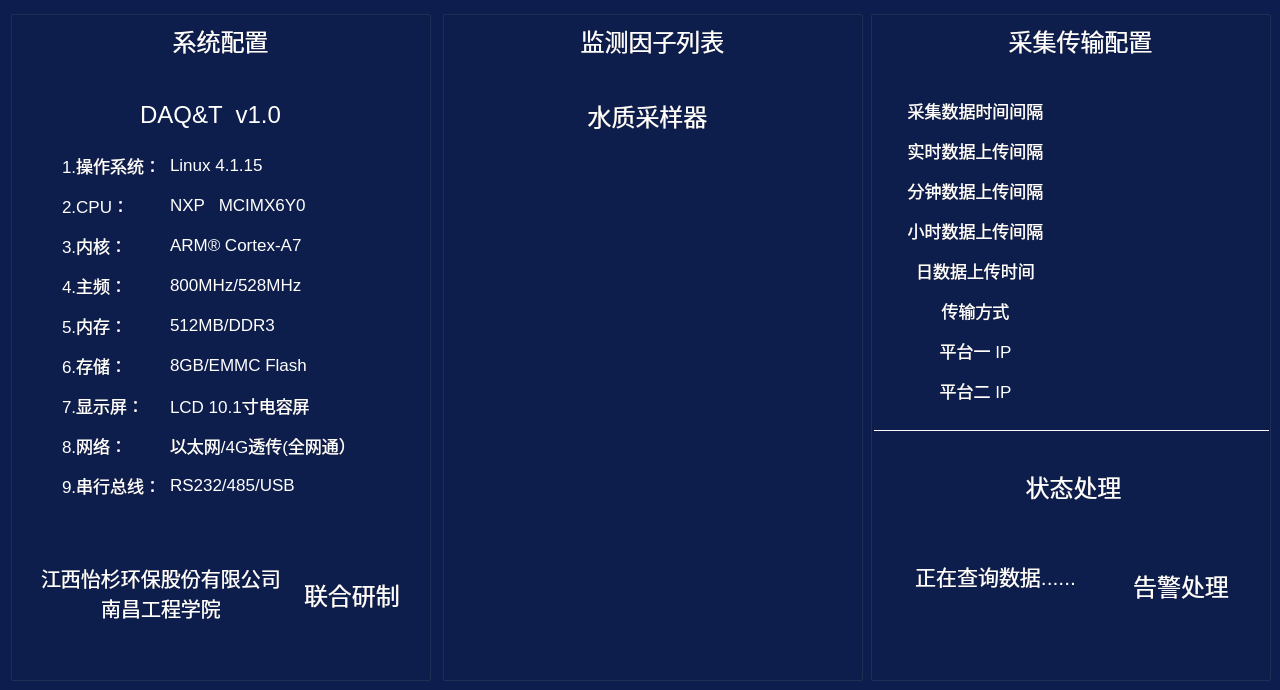
<?xml version="1.0" encoding="UTF-8"?>
<ui version="4.0">
 <class>FrameSysInfoData</class>
 <widget class="QFrame" name="FrameSysInfoData">
  <property name="geometry">
   <rect>
    <x>0</x>
    <y>0</y>
    <width>1280</width>
    <height>690</height>
   </rect>
  </property>
  <property name="windowTitle">
   <string>Frame</string>
  </property>
  <property name="styleSheet">
   <string notr="true">background: #0D1D4D;</string>
  </property>
  <widget class="QGroupBox" name="groupBox">
   <property name="geometry">
    <rect>
     <x>10</x>
     <y>10</y>
     <width>421</width>
     <height>671</height>
    </rect>
   </property>
   <property name="font">
    <font>
     <pointsize>18</pointsize>
     <weight>75</weight>
     <bold>true</bold>
    </font>
   </property>
   <property name="layoutDirection">
    <enum>Qt::LeftToRight</enum>
   </property>
   <property name="styleSheet">
    <string notr="true">background: radial-gradient(circle, #10215C 0%, #070F29 100%);
border-image: url(:/Images/BBigRec.png);
background-color: transparent;
color:white;


</string>
   </property>
   <property name="title">
    <string/>
   </property>
   <property name="alignment">
    <set>Qt::AlignCenter</set>
   </property>
   <widget class="QLabel" name="label">
    <property name="geometry">
     <rect>
      <x>52</x>
      <y>140</y>
      <width>121</width>
      <height>30</height>
     </rect>
    </property>
    <property name="font">
     <font>
      <pointsize>13</pointsize>
      <weight>50</weight>
      <bold>false</bold>
     </font>
    </property>
    <property name="styleSheet">
     <string notr="true">background: radial-gradient(circle, #10215C 0%, #070F29 100%);
background-color: transparent;
color:white;
border-image: url();</string>
    </property>
    <property name="text">
     <string>1.操作系统：</string>
    </property>
   </widget>
   <widget class="QLabel" name="label_2">
    <property name="geometry">
     <rect>
      <x>160</x>
      <y>140</y>
      <width>201</width>
      <height>30</height>
     </rect>
    </property>
    <property name="font">
     <font>
      <pointsize>13</pointsize>
      <weight>50</weight>
      <bold>false</bold>
     </font>
    </property>
    <property name="styleSheet">
     <string notr="true">background: radial-gradient(circle, #10215C 0%, #070F29 100%);
background-color: transparent;
color:white;
border-image: url();</string>
    </property>
    <property name="text">
     <string>Linux 4.1.15</string>
    </property>
   </widget>
   <widget class="QLabel" name="label_3">
    <property name="geometry">
     <rect>
      <x>52</x>
      <y>180</y>
      <width>91</width>
      <height>30</height>
     </rect>
    </property>
    <property name="font">
     <font>
      <pointsize>13</pointsize>
      <weight>50</weight>
      <bold>false</bold>
     </font>
    </property>
    <property name="styleSheet">
     <string notr="true">background: radial-gradient(circle, #10215C 0%, #070F29 100%);
background-color: transparent;
color:white;
border-image: url();</string>
    </property>
    <property name="text">
     <string>2.CPU：</string>
    </property>
   </widget>
   <widget class="QLabel" name="label_4">
    <property name="geometry">
     <rect>
      <x>160</x>
      <y>180</y>
      <width>271</width>
      <height>30</height>
     </rect>
    </property>
    <property name="font">
     <font>
      <pointsize>13</pointsize>
      <weight>50</weight>
      <bold>false</bold>
     </font>
    </property>
    <property name="styleSheet">
     <string notr="true">background: radial-gradient(circle, #10215C 0%, #070F29 100%);
background-color: transparent;
color:white;
border-image: url();</string>
    </property>
    <property name="text">
     <string>NXP   MCIMX6Y0</string>
    </property>
   </widget>
   <widget class="QLabel" name="label_5">
    <property name="geometry">
     <rect>
      <x>160</x>
      <y>220</y>
      <width>271</width>
      <height>30</height>
     </rect>
    </property>
    <property name="font">
     <font>
      <pointsize>13</pointsize>
      <weight>50</weight>
      <bold>false</bold>
     </font>
    </property>
    <property name="styleSheet">
     <string notr="true">background: radial-gradient(circle, #10215C 0%, #070F29 100%);
background-color: transparent;
color:white;
border-image: url();</string>
    </property>
    <property name="text">
     <string>ARM® Cortex-A7</string>
    </property>
   </widget>
   <widget class="QLabel" name="label_6">
    <property name="geometry">
     <rect>
      <x>52</x>
      <y>220</y>
      <width>101</width>
      <height>30</height>
     </rect>
    </property>
    <property name="font">
     <font>
      <pointsize>13</pointsize>
      <weight>50</weight>
      <bold>false</bold>
     </font>
    </property>
    <property name="styleSheet">
     <string notr="true">background: radial-gradient(circle, #10215C 0%, #070F29 100%);
background-color: transparent;
color:white;
border-image: url();</string>
    </property>
    <property name="text">
     <string>3.内核：</string>
    </property>
   </widget>
   <widget class="QLabel" name="label_7">
    <property name="geometry">
     <rect>
      <x>52</x>
      <y>260</y>
      <width>101</width>
      <height>30</height>
     </rect>
    </property>
    <property name="font">
     <font>
      <pointsize>13</pointsize>
      <weight>50</weight>
      <bold>false</bold>
     </font>
    </property>
    <property name="styleSheet">
     <string notr="true">background: radial-gradient(circle, #10215C 0%, #070F29 100%);
background-color: transparent;
color:white;
border-image: url();</string>
    </property>
    <property name="text">
     <string>4.主频：</string>
    </property>
   </widget>
   <widget class="QLabel" name="label_8">
    <property name="geometry">
     <rect>
      <x>160</x>
      <y>260</y>
      <width>271</width>
      <height>30</height>
     </rect>
    </property>
    <property name="font">
     <font>
      <pointsize>13</pointsize>
      <weight>50</weight>
      <bold>false</bold>
     </font>
    </property>
    <property name="styleSheet">
     <string notr="true">background: radial-gradient(circle, #10215C 0%, #070F29 100%);
background-color: transparent;
color:white;
border-image: url();</string>
    </property>
    <property name="text">
     <string>800MHz/528MHz</string>
    </property>
   </widget>
   <widget class="QLabel" name="label_9">
    <property name="geometry">
     <rect>
      <x>52</x>
      <y>300</y>
      <width>101</width>
      <height>30</height>
     </rect>
    </property>
    <property name="font">
     <font>
      <pointsize>13</pointsize>
      <weight>50</weight>
      <bold>false</bold>
     </font>
    </property>
    <property name="styleSheet">
     <string notr="true">background: radial-gradient(circle, #10215C 0%, #070F29 100%);
background-color: transparent;
color:white;
border-image: url();</string>
    </property>
    <property name="text">
     <string>5.内存：</string>
    </property>
   </widget>
   <widget class="QLabel" name="label_10">
    <property name="geometry">
     <rect>
      <x>160</x>
      <y>300</y>
      <width>271</width>
      <height>30</height>
     </rect>
    </property>
    <property name="font">
     <font>
      <pointsize>13</pointsize>
      <weight>50</weight>
      <bold>false</bold>
     </font>
    </property>
    <property name="styleSheet">
     <string notr="true">background: radial-gradient(circle, #10215C 0%, #070F29 100%);
background-color: transparent;
color:white;
border-image: url();</string>
    </property>
    <property name="text">
     <string>512MB/DDR3</string>
    </property>
   </widget>
   <widget class="QLabel" name="label_11">
    <property name="geometry">
     <rect>
      <x>52</x>
      <y>340</y>
      <width>101</width>
      <height>30</height>
     </rect>
    </property>
    <property name="font">
     <font>
      <pointsize>13</pointsize>
      <weight>50</weight>
      <bold>false</bold>
     </font>
    </property>
    <property name="styleSheet">
     <string notr="true">background: radial-gradient(circle, #10215C 0%, #070F29 100%);
background-color: transparent;
color:white;
border-image: url();</string>
    </property>
    <property name="text">
     <string>6.存储：</string>
    </property>
   </widget>
   <widget class="QLabel" name="label_12">
    <property name="geometry">
     <rect>
      <x>160</x>
      <y>340</y>
      <width>271</width>
      <height>30</height>
     </rect>
    </property>
    <property name="font">
     <font>
      <pointsize>13</pointsize>
      <weight>50</weight>
      <bold>false</bold>
     </font>
    </property>
    <property name="styleSheet">
     <string notr="true">background: radial-gradient(circle, #10215C 0%, #070F29 100%);
background-color: transparent;
color:white;
border-image: url();</string>
    </property>
    <property name="text">
     <string>8GB/EMMC Flash</string>
    </property>
   </widget>
   <widget class="QLabel" name="label_13">
    <property name="geometry">
     <rect>
      <x>52</x>
      <y>380</y>
      <width>101</width>
      <height>30</height>
     </rect>
    </property>
    <property name="font">
     <font>
      <pointsize>13</pointsize>
      <weight>50</weight>
      <bold>false</bold>
     </font>
    </property>
    <property name="styleSheet">
     <string notr="true">background: radial-gradient(circle, #10215C 0%, #070F29 100%);
background-color: transparent;
color:white;
border-image: url();</string>
    </property>
    <property name="text">
     <string>7.显示屏：</string>
    </property>
   </widget>
   <widget class="QLabel" name="label_14">
    <property name="geometry">
     <rect>
      <x>160</x>
      <y>380</y>
      <width>271</width>
      <height>30</height>
     </rect>
    </property>
    <property name="font">
     <font>
      <pointsize>13</pointsize>
      <weight>50</weight>
      <bold>false</bold>
     </font>
    </property>
    <property name="styleSheet">
     <string notr="true">background: radial-gradient(circle, #10215C 0%, #070F29 100%);
background-color: transparent;
color:white;
border-image: url();</string>
    </property>
    <property name="text">
     <string>LCD 10.1寸电容屏</string>
    </property>
   </widget>
   <widget class="QLabel" name="label_15">
    <property name="geometry">
     <rect>
      <x>52</x>
      <y>420</y>
      <width>101</width>
      <height>30</height>
     </rect>
    </property>
    <property name="font">
     <font>
      <pointsize>13</pointsize>
      <weight>50</weight>
      <bold>false</bold>
     </font>
    </property>
    <property name="styleSheet">
     <string notr="true">background: radial-gradient(circle, #10215C 0%, #070F29 100%);
background-color: transparent;
color:white;
border-image: url();</string>
    </property>
    <property name="text">
     <string>8.网络：</string>
    </property>
   </widget>
   <widget class="QLabel" name="label_16">
    <property name="geometry">
     <rect>
      <x>160</x>
      <y>420</y>
      <width>271</width>
      <height>30</height>
     </rect>
    </property>
    <property name="font">
     <font>
      <pointsize>13</pointsize>
      <weight>50</weight>
      <bold>false</bold>
     </font>
    </property>
    <property name="styleSheet">
     <string notr="true">background: radial-gradient(circle, #10215C 0%, #070F29 100%);
background-color: transparent;
color:white;
border-image: url();</string>
    </property>
    <property name="text">
     <string>以太网/4G透传(全网通）</string>
    </property>
   </widget>
   <widget class="QLabel" name="label_17">
    <property name="geometry">
     <rect>
      <x>52</x>
      <y>460</y>
      <width>101</width>
      <height>30</height>
     </rect>
    </property>
    <property name="font">
     <font>
      <pointsize>13</pointsize>
      <weight>50</weight>
      <bold>false</bold>
     </font>
    </property>
    <property name="styleSheet">
     <string notr="true">background: radial-gradient(circle, #10215C 0%, #070F29 100%);
background-color: transparent;
color:white;
border-image: url();</string>
    </property>
    <property name="text">
     <string>9.串行总线：</string>
    </property>
   </widget>
   <widget class="QLabel" name="label_18">
    <property name="geometry">
     <rect>
      <x>160</x>
      <y>460</y>
      <width>271</width>
      <height>30</height>
     </rect>
    </property>
    <property name="font">
     <font>
      <pointsize>13</pointsize>
      <weight>50</weight>
      <bold>false</bold>
     </font>
    </property>
    <property name="styleSheet">
     <string notr="true">background: radial-gradient(circle, #10215C 0%, #070F29 100%);
background-color: transparent;
color:white;
border-image: url();</string>
    </property>
    <property name="text">
     <string>RS232/485/USB</string>
    </property>
   </widget>
   <widget class="QLabel" name="label_19">
    <property name="geometry">
     <rect>
      <x>31</x>
      <y>553</y>
      <width>361</width>
      <height>30</height>
     </rect>
    </property>
    <property name="font">
     <font>
      <pointsize>15</pointsize>
      <weight>50</weight>
      <bold>false</bold>
     </font>
    </property>
    <property name="styleSheet">
     <string notr="true">background: radial-gradient(circle, #10215C 0%, #070F29 100%);
background-color: transparent;
color:white;
border-image: url();</string>
    </property>
    <property name="text">
     <string>江西怡杉环保股份有限公司</string>
    </property>
   </widget>
   <widget class="QLabel" name="label_20">
    <property name="geometry">
     <rect>
      <x>31</x>
      <y>583</y>
      <width>240</width>
      <height>30</height>
     </rect>
    </property>
    <property name="font">
     <font>
      <pointsize>15</pointsize>
      <weight>50</weight>
      <bold>false</bold>
     </font>
    </property>
    <property name="styleSheet">
     <string notr="true">background: radial-gradient(circle, #10215C 0%, #070F29 100%);
background-color: transparent;
color:white;
border-image: url();</string>
    </property>
    <property name="text">
     <string>南昌工程学院</string>
    </property>
    <property name="alignment">
     <set>Qt::AlignCenter</set>
    </property>
   </widget>
   <widget class="QLabel" name="label_21">
    <property name="geometry">
     <rect>
      <x>110</x>
      <y>80</y>
      <width>181</width>
      <height>50</height>
     </rect>
    </property>
    <property name="font">
     <font>
      <pointsize>18</pointsize>
      <weight>50</weight>
      <bold>false</bold>
     </font>
    </property>
    <property name="styleSheet">
     <string notr="true">background: radial-gradient(circle, #10215C 0%, #070F29 100%);
background-color: transparent;
color:white;
alternate-background-color: rgb(252, 233, 79);
border-image: url();</string>
    </property>
    <property name="text">
     <string>DAQ&amp;T  v1.0</string>
    </property>
    <property name="alignment">
     <set>Qt::AlignCenter</set>
    </property>
   </widget>
   <widget class="QLabel" name="label_24">
    <property name="geometry">
     <rect>
      <x>40</x>
      <y>10</y>
      <width>341</width>
      <height>41</height>
     </rect>
    </property>
    <property name="font">
     <font>
      <pointsize>18</pointsize>
     </font>
    </property>
    <property name="styleSheet">
     <string notr="true">border-image: url();</string>
    </property>
    <property name="text">
     <string>系统配置</string>
    </property>
    <property name="alignment">
     <set>Qt::AlignCenter</set>
    </property>
   </widget>
   <widget class="QLabel" name="label_28">
    <property name="geometry">
     <rect>
      <x>294</x>
      <y>569</y>
      <width>101</width>
      <height>30</height>
     </rect>
    </property>
    <property name="font">
     <font>
      <pointsize>18</pointsize>
      <weight>50</weight>
      <bold>false</bold>
     </font>
    </property>
    <property name="styleSheet">
     <string notr="true">background: radial-gradient(circle, #10215C 0%, #070F29 100%);
background-color: transparent;
color:white;
border-image: url();</string>
    </property>
    <property name="text">
     <string>联合研制</string>
    </property>
    <property name="alignment">
     <set>Qt::AlignLeading|Qt::AlignLeft|Qt::AlignVCenter</set>
    </property>
   </widget>
  </widget>
  <widget class="QGroupBox" name="groupBox_2">
   <property name="geometry">
    <rect>
     <x>442</x>
     <y>10</y>
     <width>421</width>
     <height>671</height>
    </rect>
   </property>
   <property name="font">
    <font>
     <pointsize>18</pointsize>
     <weight>75</weight>
     <bold>true</bold>
    </font>
   </property>
   <property name="styleSheet">
    <string notr="true">background: radial-gradient(circle, #10215C 0%, #070F29 100%);
border-image: url(:/Images/BBigRec.png);

background-color: transparent;
color:white;</string>
   </property>
   <property name="title">
    <string/>
   </property>
   <property name="alignment">
    <set>Qt::AlignCenter</set>
   </property>
   <widget class="QLabel" name="label_22">
    <property name="geometry">
     <rect>
      <x>70</x>
      <y>80</y>
      <width>271</width>
      <height>50</height>
     </rect>
    </property>
    <property name="font">
     <font>
      <pointsize>18</pointsize>
      <weight>50</weight>
      <bold>false</bold>
     </font>
    </property>
    <property name="styleSheet">
     <string notr="true">background: radial-gradient(circle, #10215C 0%, #070F29 100%);
background-color: transparent;
color:white;
border-image: url();</string>
    </property>
    <property name="text">
     <string>水质采样器</string>
    </property>
    <property name="alignment">
     <set>Qt::AlignCenter</set>
    </property>
   </widget>
   <widget class="QLabel" name="label_25">
    <property name="geometry">
     <rect>
      <x>40</x>
      <y>10</y>
      <width>341</width>
      <height>41</height>
     </rect>
    </property>
    <property name="font">
     <font>
      <pointsize>18</pointsize>
     </font>
    </property>
    <property name="styleSheet">
     <string notr="true">border-image: url();</string>
    </property>
    <property name="text">
     <string>监测因子列表</string>
    </property>
    <property name="alignment">
     <set>Qt::AlignCenter</set>
    </property>
   </widget>
   <widget class="QTableWidget" name="tableFactors">
    <property name="geometry">
     <rect>
      <x>20</x>
      <y>150</y>
      <width>381</width>
      <height>501</height>
     </rect>
    </property>
    <property name="font">
     <font>
      <pointsize>16</pointsize>
      <weight>50</weight>
      <italic>false</italic>
      <bold>false</bold>
     </font>
    </property>
    <property name="focusPolicy">
     <enum>Qt::NoFocus</enum>
    </property>
    <property name="styleSheet">
     <string notr="true">border-image: url();
color:white;
</string>
    </property>
    <property name="frameShape">
     <enum>QFrame::Panel</enum>
    </property>
    <property name="verticalScrollBarPolicy">
     <enum>Qt::ScrollBarAlwaysOff</enum>
    </property>
    <property name="horizontalScrollBarPolicy">
     <enum>Qt::ScrollBarAlwaysOff</enum>
    </property>
    <property name="sizeAdjustPolicy">
     <enum>QAbstractScrollArea::AdjustIgnored</enum>
    </property>
    <property name="autoScroll">
     <bool>false</bool>
    </property>
    <property name="editTriggers">
     <set>QAbstractItemView::NoEditTriggers</set>
    </property>
    <property name="tabKeyNavigation">
     <bool>false</bool>
    </property>
    <property name="showDropIndicator" stdset="0">
     <bool>false</bool>
    </property>
    <property name="dragDropOverwriteMode">
     <bool>false</bool>
    </property>
    <property name="selectionMode">
     <enum>QAbstractItemView::NoSelection</enum>
    </property>
    <property name="selectionBehavior">
     <enum>QAbstractItemView::SelectItems</enum>
    </property>
    <property name="gridStyle">
     <enum>Qt::NoPen</enum>
    </property>
    <property name="sortingEnabled">
     <bool>false</bool>
    </property>
    <property name="wordWrap">
     <bool>true</bool>
    </property>
    <property name="rowCount">
     <number>8</number>
    </property>
    <attribute name="horizontalHeaderVisible">
     <bool>false</bool>
    </attribute>
    <attribute name="horizontalHeaderMinimumSectionSize">
     <number>190</number>
    </attribute>
    <attribute name="horizontalHeaderDefaultSectionSize">
     <number>190</number>
    </attribute>
    <attribute name="horizontalHeaderHighlightSections">
     <bool>false</bool>
    </attribute>
    <attribute name="horizontalHeaderShowSortIndicator" stdset="0">
     <bool>false</bool>
    </attribute>
    <attribute name="verticalHeaderVisible">
     <bool>false</bool>
    </attribute>
    <attribute name="verticalHeaderCascadingSectionResizes">
     <bool>false</bool>
    </attribute>
    <attribute name="verticalHeaderMinimumSectionSize">
     <number>30</number>
    </attribute>
    <attribute name="verticalHeaderDefaultSectionSize">
     <number>58</number>
    </attribute>
    <attribute name="verticalHeaderHighlightSections">
     <bool>false</bool>
    </attribute>
    <attribute name="verticalHeaderStretchLastSection">
     <bool>false</bool>
    </attribute>
    <row/>
    <row/>
    <row/>
    <row/>
    <row/>
    <row/>
    <row/>
    <row/>
    <column>
     <property name="text">
      <string>监测项目</string>
     </property>
     <property name="font">
      <font>
       <pointsize>16</pointsize>
      </font>
     </property>
    </column>
    <column>
     <property name="text">
      <string>状态/值</string>
     </property>
     <property name="font">
      <font>
       <pointsize>16</pointsize>
      </font>
     </property>
    </column>
    <item row="0" column="0">
     <property name="text">
      <string/>
     </property>
     <property name="textAlignment">
      <set>AlignCenter</set>
     </property>
    </item>
    <item row="0" column="1">
     <property name="text">
      <string/>
     </property>
     <property name="textAlignment">
      <set>AlignCenter</set>
     </property>
    </item>
    <item row="1" column="0">
     <property name="text">
      <string/>
     </property>
     <property name="textAlignment">
      <set>AlignCenter</set>
     </property>
    </item>
    <item row="1" column="1">
     <property name="text">
      <string/>
     </property>
     <property name="textAlignment">
      <set>AlignCenter</set>
     </property>
    </item>
    <item row="2" column="0">
     <property name="text">
      <string/>
     </property>
     <property name="textAlignment">
      <set>AlignCenter</set>
     </property>
    </item>
    <item row="2" column="1">
     <property name="text">
      <string/>
     </property>
     <property name="textAlignment">
      <set>AlignCenter</set>
     </property>
    </item>
    <item row="3" column="0">
     <property name="text">
      <string/>
     </property>
     <property name="textAlignment">
      <set>AlignCenter</set>
     </property>
    </item>
    <item row="3" column="1">
     <property name="text">
      <string/>
     </property>
     <property name="textAlignment">
      <set>AlignCenter</set>
     </property>
    </item>
    <item row="4" column="0">
     <property name="text">
      <string/>
     </property>
     <property name="textAlignment">
      <set>AlignCenter</set>
     </property>
    </item>
    <item row="4" column="1">
     <property name="text">
      <string/>
     </property>
     <property name="textAlignment">
      <set>AlignCenter</set>
     </property>
    </item>
    <item row="5" column="0">
     <property name="text">
      <string/>
     </property>
     <property name="textAlignment">
      <set>AlignCenter</set>
     </property>
    </item>
    <item row="5" column="1">
     <property name="text">
      <string/>
     </property>
     <property name="textAlignment">
      <set>AlignCenter</set>
     </property>
    </item>
    <item row="6" column="0">
     <property name="text">
      <string/>
     </property>
     <property name="textAlignment">
      <set>AlignCenter</set>
     </property>
    </item>
    <item row="6" column="1">
     <property name="text">
      <string/>
     </property>
     <property name="textAlignment">
      <set>AlignCenter</set>
     </property>
    </item>
    <item row="7" column="0">
     <property name="text">
      <string/>
     </property>
     <property name="textAlignment">
      <set>AlignCenter</set>
     </property>
    </item>
    <item row="7" column="1">
     <property name="text">
      <string/>
     </property>
     <property name="textAlignment">
      <set>AlignCenter</set>
     </property>
    </item>
   </widget>
  </widget>
  <widget class="QGroupBox" name="groupBox_3">
   <property name="geometry">
    <rect>
     <x>870</x>
     <y>10</y>
     <width>401</width>
     <height>671</height>
    </rect>
   </property>
   <property name="font">
    <font>
     <pointsize>18</pointsize>
     <weight>75</weight>
     <bold>true</bold>
    </font>
   </property>
   <property name="styleSheet">
    <string notr="true">background: radial-gradient(circle, #10215C 0%, #070F29 100%);
border-image: url(:/Images/BBigRec.png);
background-color: transparent;
color:white;</string>
   </property>
   <property name="title">
    <string/>
   </property>
   <property name="alignment">
    <set>Qt::AlignCenter</set>
   </property>
   <widget class="QLabel" name="label_26">
    <property name="geometry">
     <rect>
      <x>40</x>
      <y>10</y>
      <width>341</width>
      <height>41</height>
     </rect>
    </property>
    <property name="font">
     <font>
      <pointsize>18</pointsize>
     </font>
    </property>
    <property name="styleSheet">
     <string notr="true">border-image: url();</string>
    </property>
    <property name="text">
     <string>采集传输配置</string>
    </property>
    <property name="alignment">
     <set>Qt::AlignCenter</set>
    </property>
   </widget>
   <widget class="QToolButton" name="btnWP">
    <property name="geometry">
     <rect>
      <x>247</x>
      <y>524</y>
      <width>128</width>
      <height>103</height>
     </rect>
    </property>
    <property name="minimumSize">
     <size>
      <width>128</width>
      <height>90</height>
     </size>
    </property>
    <property name="font">
     <font>
      <pointsize>18</pointsize>
     </font>
    </property>
    <property name="styleSheet">
     <string notr="true">background: radial-gradient(circle, #10215C 0%, #070F29 100%);
background-color: transparent;
color:white;
border-image: url();</string>
    </property>
    <property name="text">
     <string>告警处理</string>
    </property>
    <property name="icon">
     <iconset resource="Images.qrc">
      <normaloff>:/Images/alarmHand.png</normaloff>:/Images/alarmHand.png</iconset>
    </property>
    <property name="iconSize">
     <size>
      <width>64</width>
      <height>64</height>
     </size>
    </property>
    <property name="toolButtonStyle">
     <enum>Qt::ToolButtonTextUnderIcon</enum>
    </property>
    <property name="autoRaise">
     <bool>true</bool>
    </property>
   </widget>
   <widget class="QLabel" name="label_23">
    <property name="geometry">
     <rect>
      <x>68</x>
      <y>441</y>
      <width>271</width>
      <height>71</height>
     </rect>
    </property>
    <property name="font">
     <font>
      <pointsize>18</pointsize>
      <weight>50</weight>
      <bold>false</bold>
     </font>
    </property>
    <property name="styleSheet">
     <string notr="true">background: radial-gradient(circle, #10215C 0%, #070F29 100%);
background-color: transparent;
color:white;
border-image: url();</string>
    </property>
    <property name="text">
     <string>状态处理</string>
    </property>
    <property name="alignment">
     <set>Qt::AlignCenter</set>
    </property>
   </widget>
   <widget class="QLabel" name="labelLine">
    <property name="geometry">
     <rect>
      <x>4</x>
      <y>420</y>
      <width>395</width>
      <height>1</height>
     </rect>
    </property>
    <property name="styleSheet">
     <string notr="true">border-image: url();
border-color: rgb(29, 5, 156);
</string>
    </property>
    <property name="frameShape">
     <enum>QFrame::Box</enum>
    </property>
    <property name="text">
     <string/>
    </property>
   </widget>
   <widget class="QTableWidget" name="tableConfig">
    <property name="geometry">
     <rect>
      <x>10</x>
      <y>80</y>
      <width>381</width>
      <height>321</height>
     </rect>
    </property>
    <property name="font">
     <font>
      <pointsize>13</pointsize>
      <weight>50</weight>
      <italic>false</italic>
      <bold>false</bold>
     </font>
    </property>
    <property name="focusPolicy">
     <enum>Qt::NoFocus</enum>
    </property>
    <property name="styleSheet">
     <string notr="true">border-image: url();
color:white;
</string>
    </property>
    <property name="frameShape">
     <enum>QFrame::Panel</enum>
    </property>
    <property name="verticalScrollBarPolicy">
     <enum>Qt::ScrollBarAlwaysOff</enum>
    </property>
    <property name="horizontalScrollBarPolicy">
     <enum>Qt::ScrollBarAlwaysOff</enum>
    </property>
    <property name="sizeAdjustPolicy">
     <enum>QAbstractScrollArea::AdjustIgnored</enum>
    </property>
    <property name="autoScroll">
     <bool>false</bool>
    </property>
    <property name="editTriggers">
     <set>QAbstractItemView::NoEditTriggers</set>
    </property>
    <property name="tabKeyNavigation">
     <bool>false</bool>
    </property>
    <property name="showDropIndicator" stdset="0">
     <bool>false</bool>
    </property>
    <property name="dragDropOverwriteMode">
     <bool>false</bool>
    </property>
    <property name="selectionMode">
     <enum>QAbstractItemView::NoSelection</enum>
    </property>
    <property name="selectionBehavior">
     <enum>QAbstractItemView::SelectItems</enum>
    </property>
    <property name="gridStyle">
     <enum>Qt::NoPen</enum>
    </property>
    <property name="sortingEnabled">
     <bool>false</bool>
    </property>
    <property name="wordWrap">
     <bool>true</bool>
    </property>
    <property name="rowCount">
     <number>9</number>
    </property>
    <attribute name="horizontalHeaderVisible">
     <bool>false</bool>
    </attribute>
    <attribute name="horizontalHeaderMinimumSectionSize">
     <number>190</number>
    </attribute>
    <attribute name="horizontalHeaderDefaultSectionSize">
     <number>190</number>
    </attribute>
    <attribute name="horizontalHeaderHighlightSections">
     <bool>false</bool>
    </attribute>
    <attribute name="horizontalHeaderShowSortIndicator" stdset="0">
     <bool>false</bool>
    </attribute>
    <attribute name="verticalHeaderVisible">
     <bool>false</bool>
    </attribute>
    <attribute name="verticalHeaderCascadingSectionResizes">
     <bool>false</bool>
    </attribute>
    <attribute name="verticalHeaderMinimumSectionSize">
     <number>20</number>
    </attribute>
    <attribute name="verticalHeaderDefaultSectionSize">
     <number>40</number>
    </attribute>
    <attribute name="verticalHeaderHighlightSections">
     <bool>false</bool>
    </attribute>
    <attribute name="verticalHeaderStretchLastSection">
     <bool>false</bool>
    </attribute>
    <row/>
    <row/>
    <row/>
    <row/>
    <row/>
    <row/>
    <row/>
    <row/>
    <row/>
    <column>
     <property name="text">
      <string>监测项目</string>
     </property>
     <property name="font">
      <font>
       <pointsize>16</pointsize>
      </font>
     </property>
    </column>
    <column>
     <property name="text">
      <string>状态/值</string>
     </property>
     <property name="font">
      <font>
       <pointsize>16</pointsize>
      </font>
     </property>
    </column>
    <item row="0" column="0">
     <property name="text">
      <string>采集数据时间间隔</string>
     </property>
     <property name="textAlignment">
      <set>AlignCenter</set>
     </property>
    </item>
    <item row="0" column="1">
     <property name="text">
      <string/>
     </property>
     <property name="textAlignment">
      <set>AlignCenter</set>
     </property>
    </item>
    <item row="1" column="0">
     <property name="text">
      <string>实时数据上传间隔</string>
     </property>
     <property name="textAlignment">
      <set>AlignCenter</set>
     </property>
    </item>
    <item row="1" column="1">
     <property name="text">
      <string/>
     </property>
     <property name="textAlignment">
      <set>AlignCenter</set>
     </property>
    </item>
    <item row="2" column="0">
     <property name="text">
      <string>分钟数据上传间隔</string>
     </property>
     <property name="textAlignment">
      <set>AlignCenter</set>
     </property>
    </item>
    <item row="2" column="1">
     <property name="text">
      <string/>
     </property>
     <property name="textAlignment">
      <set>AlignCenter</set>
     </property>
    </item>
    <item row="3" column="0">
     <property name="text">
      <string>小时数据上传间隔</string>
     </property>
     <property name="textAlignment">
      <set>AlignCenter</set>
     </property>
    </item>
    <item row="3" column="1">
     <property name="text">
      <string/>
     </property>
     <property name="textAlignment">
      <set>AlignCenter</set>
     </property>
    </item>
    <item row="4" column="0">
     <property name="text">
      <string>日数据上传时间</string>
     </property>
     <property name="textAlignment">
      <set>AlignCenter</set>
     </property>
    </item>
    <item row="4" column="1">
     <property name="text">
      <string/>
     </property>
     <property name="textAlignment">
      <set>AlignCenter</set>
     </property>
    </item>
    <item row="5" column="0">
     <property name="text">
      <string>传输方式</string>
     </property>
     <property name="textAlignment">
      <set>AlignCenter</set>
     </property>
    </item>
    <item row="5" column="1">
     <property name="text">
      <string/>
     </property>
     <property name="textAlignment">
      <set>AlignCenter</set>
     </property>
    </item>
    <item row="6" column="0">
     <property name="text">
      <string>平台一 IP</string>
     </property>
     <property name="textAlignment">
      <set>AlignCenter</set>
     </property>
    </item>
    <item row="6" column="1">
     <property name="text">
      <string/>
     </property>
     <property name="textAlignment">
      <set>AlignCenter</set>
     </property>
    </item>
    <item row="7" column="0">
     <property name="text">
      <string>平台二 IP</string>
     </property>
     <property name="textAlignment">
      <set>AlignCenter</set>
     </property>
    </item>
    <item row="7" column="1">
     <property name="text">
      <string/>
     </property>
     <property name="textAlignment">
      <set>AlignCenter</set>
     </property>
    </item>
   </widget>
   <widget class="QLabel" name="lbWarningInfo">
    <property name="geometry">
     <rect>
      <x>30</x>
      <y>540</y>
      <width>191</width>
      <height>51</height>
     </rect>
    </property>
    <property name="font">
     <font>
      <pointsize>16</pointsize>
      <weight>50</weight>
      <bold>false</bold>
     </font>
    </property>
    <property name="styleSheet">
     <string notr="true">background-color: transparent;
color:white;
border-image: url();</string>
    </property>
    <property name="text">
     <string>正在查询数据......</string>
    </property>
    <property name="alignment">
     <set>Qt::AlignCenter</set>
    </property>
   </widget>
  </widget>
 </widget>
 <resources>
  <include location="Images.qrc"/>
 </resources>
 <connections/>
</ui>
